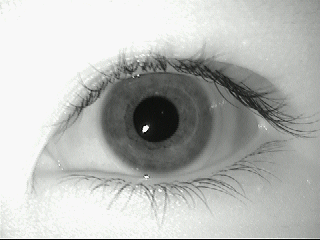
#> input picture P2/entradas/aeval1.bmp, 320 x 240 px; its folder holds only this picture in this run
$ python practica2.py
#> lines starting #> are read from the running program, lines starting #| are printed output that depends on the picture; after the words box and inside, x2 and y2 are one past the last pixel; in counts of white or black regions, pixels touching at a corner belong together
import numpy as np
import cv2 as cv
import os

def detectarPupilaIris(inImage):

    imagen_suavizada = cv.medianBlur(inImage, 5)

    imagen_pupila = cv.cvtColor(inImage, cv.COLOR_GRAY2BGR)
    imagen_iris = cv.cvtColor(inImage, cv.COLOR_GRAY2BGR)


    pupila = cv.HoughCircles(
        imagen_suavizada,
        cv.HOUGH_GRADIENT,
        dp=1,
        minDist=50,
        param1=100,
        param2=30,
        minRadius=15,
        maxRadius=40
    )
#> pupila = [[154.5, 118.5, 23.3]]

    iris = cv.HoughCircles(
        imagen_suavizada,
        cv.HOUGH_GRADIENT,
        dp=1,
        minDist=50,
        param1=100,
        param2=35,
        minRadius=30,
        maxRadius=100
    )
#> iris = [[156.5, 116.5, 56.4]]

    if pupila is not None:
        # Convertir las coordenadas a enteros
        pupila = np.uint16(np.around(pupila))
#> pupila = [[154, 118, 23]]

        # Dibujar los círculos detectados
        for i in pupila[0, :]:
            # Dibujar el contorno del círculo
            cv.circle(imagen_pupila, (i[0], i[1]), i[2], (0, 255, 0), 2)
#> this loop made 1 pass
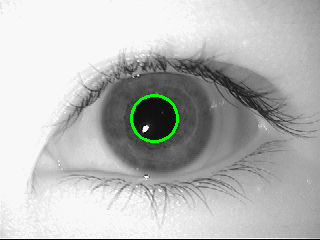
#> imagen_pupila: shape (240, 320, 3); mean B, G, R 184.5, 185.9, 184.5

    if iris is not None:
        # Convertir las coordenadas a enteros
        iris = np.uint16(np.around(iris))
#> iris = [[156, 116, 56]]

        # Dibujar los círculos detectados
        for i in iris[0, :]:
            # Dibujar el contorno del círculo
            cv.circle(imagen_iris, (i[0], i[1]), i[2], (0, 255, 0), 2)
#> this loop made 1 pass
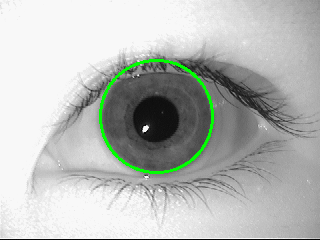
#> imagen_iris: shape (240, 320, 3); mean B, G, R 183.1, 186.7, 183.1

    return imagen_pupila,imagen_iris

def detectarBrillosPupila(inImage):
    cv.GaussianBlur(inImage,(5,5),0)

    contraste = np.array(255/np.log (1 + np.max(inImage))*np.log(1+inImage))
    contraste_pupila = np.logical_not(np.where(contraste > 160, 1, 0)).astype(np.uint8)
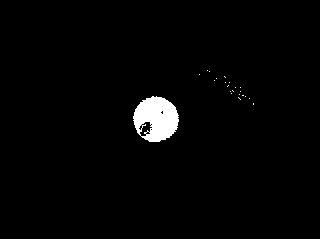
#> contraste_pupila: shape (240, 320); values 0 (black) and 1 (white), 2.4% white; 23 white regions (21 under 20 px)

    contornos_brillos = []
    contornos, _ = cv.findContours(contraste_pupila, cv.RETR_TREE,cv.CHAIN_APPROX_SIMPLE)
#> contornos = 29 contours, 27 with area under 20; largest, box (x1, y1, x2, y2) and area: (133, 96, 179, 142) 1540, (139, 121, 153, 137) 112

    for c in contornos:
        if cv.contourArea(c) < 500:
            cv.drawContours(contraste_pupila,[c], 0, 255, 1)
#> this loop made 29 passes
#> c on passes 1, 2, 3, 4, 5, 8, 10, 13, 14, 15, 16, 17: [[0, 239], [319, 239]], [[253, 103], [253, 104]], [[249, 98]], [[238, 97], [240, 99]], [[245, 96]], [[150, 129], [151, 128], [152, 129], [151, 130]], [[150, 124], [151, 123], [152, 124], [151, 125]], [[242, 95], [243, 95]], [[239, 94]], [[231, 93]], [[240, 91]], [[230, 91]]
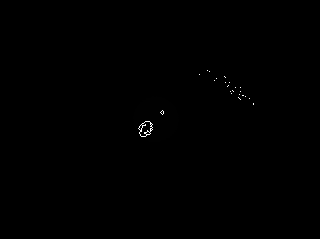
#> contraste_pupila: shape (240, 320); 0.55% of pixels changed, all inside (x1, y1, x2, y2) = (0, 70, 320, 240)

    contornos_brillos.append(contraste_pupila)
    brillos = cv.bitwise_or(contornos_brillos[0], inImage)

    return brillos

def detectarPestañas(inImage):
    # Filtro de contornos por tamaño
    cv.GaussianBlur(inImage, (5, 5), 0)
    canny = cv.Canny(inImage, 50, 150)

    contornos, _ = cv.findContours(canny, cv.RETR_EXTERNAL, cv.CHAIN_APPROX_SIMPLE)
    contornos_pestanas = [c for c in contornos if cv.contourArea(c) < 150]

    pestanas = cv.cvtColor(inImage.copy(),cv.COLOR_GRAY2BGR)
    cv.drawContours(pestanas, contornos_pestanas, -1, (255, 255, 255), 2)

    return pestanas

    # [11 lines of commented-out code are left out]

def detectarEsclerotica(inImage):
    #Umbralización adaptativa
    _, umbral = cv.threshold(inImage,240, 255, cv.THRESH_BINARY + cv.THRESH_OTSU)
#> umbral: shape (240, 320); 72.5% white; 107 black regions (100 under 20 px), largest, box (x1, y1, x2, y2) and area: (63, 53, 318, 196) 20289, (0, 239, 320, 240) 320, (306, 0, 320, 18) 144

    kernel = np.ones((5, 5), np.uint8)
    umbral = cv.morphologyEx(umbral, cv.MORPH_OPEN, kernel, iterations=2)
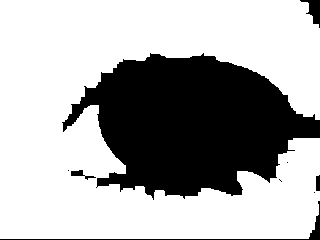
#> umbral: shape (240, 320); 68.2% white; 9 black regions (4 under 20 px)

    contornos, _ = cv.findContours(umbral, cv.RETR_EXTERNAL, cv.CHAIN_APPROX_SIMPLE)
#> contornos = 1 contour; box (x1, y1, x2, y2) and area: (0, 0, 320, 239) 51536
    contornos_filtrados = [contorno for contorno in contornos if cv.contourArea(contorno) > 500]
#> contornos_filtrados has the same summary as contornos

    outImage = inImage.copy()
    cv.drawContours(outImage, contornos_filtrados, -1, (255, 255, 255), 2)
#> outImage: shape (240, 320); min 3, max 255, mean 190

    return outImage

    # [22 lines of commented-out code are left out]


def main():
    images = os.listdir("entradas/")

    for image in images:
        name = os.path.basename(image)

        inImage = cv.imread("entradas/" + name,cv.IMREAD_GRAYSCALE)
        assert inImage is not None, "Error: No se pudo cargar la imágen"


        pupila,iris = detectarPupilaIris(inImage)
        brillos = detectarBrillosPupila(inImage)
        esclerotica = detectarEsclerotica(inImage)
        pestañas = detectarPestañas(inImage)
#> in detectarPestañas, `canny = cv.Canny(inImage, 50, 150)`:
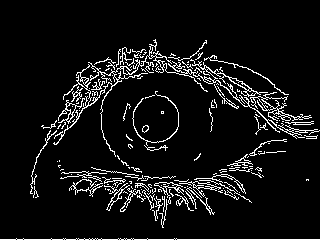
#> canny: shape (240, 320); 7.4% white in thin lines or dots, all inside (x1, y1, x2, y2) = (0, 39, 320, 240)
#> in detectarPestañas, `contornos, _ = cv.findContours(canny, cv.RETR_EXTERNAL, cv.CHAIN_APPRO..`: contornos = 150 contours, 131 with area under 20; largest, box (x1, y1, x2, y2) and area: (53, 39, 320, 157) 651, (250, 92, 312, 121) 202, (58, 98, 85, 124) 124, (154, 182, 184, 198) 114, (179, 181, 221, 197) 114
#> in detectarPestañas, `contornos_pestanas = [c for c in contornos if cv.contourArea(c) < 150]`: contornos_pestanas = 148 contours, 131 with area under 20; largest, box (x1, y1, x2, y2) and area: (58, 98, 85, 124) 124, (154, 182, 184, 198) 114, (179, 181, 221, 197) 114, (104, 183, 130, 211) 90, (194, 174, 246, 194) 64
#> in detectarPestañas, `cv.drawContours(pestanas, contornos_pestanas, -1, (255, 255, 255), 2)`:
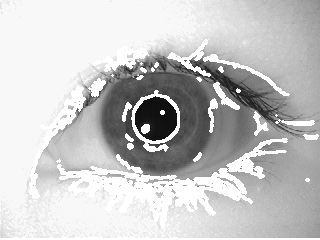
#> pestanas: shape (240, 320, 3); min 13, max 255, mean 197.9

        cv.imwrite("pupila/" + name ,pupila)
        cv.imwrite("iris/" + name ,iris)
        cv.imwrite("esclerotica/" + "esclerotica_" + name ,esclerotica)
        cv.imwrite("brillospupila/" + name ,brillos)
        cv.imwrite("pestanas/" + name, pestañas)

if __name__ == "__main__":
    main()

$ run again, on P2/entradas/chongpkl2.bmp
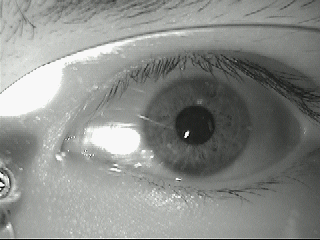
#> input picture P2/entradas/chongpkl2.bmp, 320 x 240 px
#> in detectarPupilaIris, `pupila = cv.HoughCircles( imagen_suavizada, cv.HOUGH_GRADIENT, dp=1, m..`: pupila = [[195.5, 125.5, 20.2]]
#> in detectarPupilaIris, `iris = cv.HoughCircles( imagen_suavizada, cv.HOUGH_GRADIENT, dp=1, min..`: iris = [[199.5, 119.5, 55.4]]
#> in detectarPupilaIris, `pupila = np.uint16(np.around(pupila))`: pupila = [[196, 126, 20]]
#> the loop in detectarPupilaIris, `for i in pupila[0, :]:` made 1 pass
#> in detectarPupilaIris, `iris = np.uint16(np.around(iris))`: iris = [[200, 120, 55]]
#> the loop in detectarPupilaIris, `for i in iris[0, :]:` made 1 pass
#> in detectarBrillosPupila, `contornos, _ = cv.findContours(contraste_pupila, cv.RETR_TREE,cv.CHAIN..`: contornos = 50 contours, all with area under 20
#> the loop in detectarBrillosPupila, `for c in contornos:` made 50 passes
#> c on passes 1, 2, 3, 4, 5, 7, 8, 9: [[0, 239], [319, 239]], [[1, 187], [3, 187]], [[0, 179], [0, 180], [1, 181], [0, 180]], [[1, 172], [2, 173]], [[183, 135]], [[210, 132]], [[204, 132]], [[190, 132]]
#> in detectarEsclerotica, `umbral = cv.morphologyEx(umbral, cv.MORPH_OPEN, kernel, iterations=2)`:
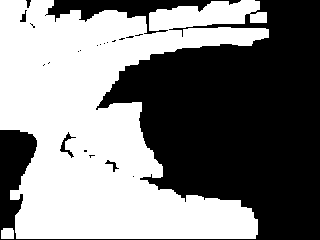
#> umbral: shape (240, 320); 50.8% white; 22 black regions (16 under 20 px)
#> in detectarEsclerotica, `contornos, _ = cv.findContours(umbral, cv.RETR_EXTERNAL, cv.CHAIN_APPR..`: contornos = 2 contours; box (x1, y1, x2, y2) and area: (0, 0, 269, 239) 38271, (1, 228, 14, 239) 115
#> contornos_filtrados = 1 contour; box (x1, y1, x2, y2) and area: (0, 0, 269, 239) 38271
#> outImage: shape (240, 320); min 2, max 255, mean 146.1
#> canny: shape (240, 320); 9.2% white in thin lines or dots
#> in detectarPestañas, `contornos, _ = cv.findContours(canny, cv.RETR_EXTERNAL, cv.CHAIN_APPRO..`: contornos = 269 contours, 248 with area under 20; largest, box (x1, y1, x2, y2) and area: (209, 54, 287, 85) 190, (77, 0, 123, 23) 182, (149, 51, 187, 81) 122, (83, 125, 141, 159) 75, (175, 184, 191, 209) 44
#> contornos_pestanas = 267 contours, 248 with area under 20; largest, box (x1, y1, x2, y2) and area: (149, 51, 187, 81) 122, (83, 125, 141, 159) 75, (175, 184, 191, 209) 44, (272, 83, 320, 115) 40, (55, 152, 69, 161) 40
#> in detectarPestañas, `cv.drawContours(pestanas, contornos_pestanas, -1, (255, 255, 255), 2)`:
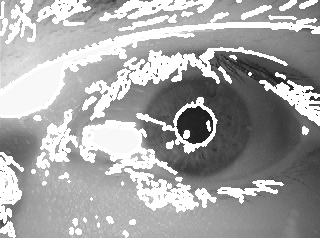
#> pestanas: shape (240, 320, 3); min 22, max 255, mean 166.2

$ run again, on P2/entradas/chongpkr2.bmp
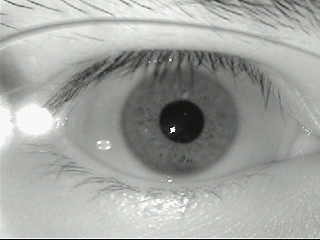
#> input picture P2/entradas/chongpkr2.bmp, 320 x 240 px
#> in detectarPupilaIris, `pupila = cv.HoughCircles( imagen_suavizada, cv.HOUGH_GRADIENT, dp=1, m..`: pupila = [[181.5, 120.5, 22.3]]
#> in detectarPupilaIris, `iris = cv.HoughCircles( imagen_suavizada, cv.HOUGH_GRADIENT, dp=1, min..`: iris = [[179.5, 119.5, 57.4]]
#> in detectarPupilaIris, `pupila = np.uint16(np.around(pupila))`: pupila = [[182, 120, 22]]
#> the loop in detectarPupilaIris, `for i in pupila[0, :]:` made 1 pass
#> in detectarPupilaIris, `iris = np.uint16(np.around(iris))`: iris = [[180, 120, 57]]
#> the loop in detectarPupilaIris, `for i in iris[0, :]:` made 1 pass
#> in detectarBrillosPupila, `contraste_pupila = np.logical_not(np.where(contraste > 160, 1, 0)).ast..`:
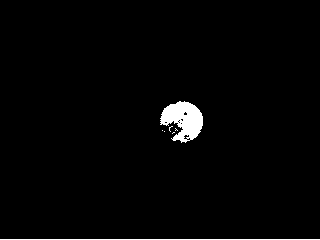
#> contraste_pupila: shape (240, 320); values 0 (black) and 1 (white), 1.9% white; 7 white regions (5 under 20 px)
#> in detectarBrillosPupila, `contornos, _ = cv.findContours(contraste_pupila, cv.RETR_TREE,cv.CHAIN..`: contornos = 16 contours, 15 with area under 20; largest, box (x1, y1, x2, y2) and area: (160, 101, 203, 143) 1074
#> the loop in detectarBrillosPupila, `for c in contornos:` made 16 passes
#> c on passes 1, 2, 3, 4, 10, 11, 13, 14: [[0, 239], [319, 239]], [[173, 132], [172, 133], [173, 132], [174, 132]], [[164, 131]], [[162, 130]], [[180, 123], [181, 122], [182, 123], [181, 124]], [[178, 122], [179, 121], [180, 122], [179, 123]], [[177, 121], [178, 120], [179, 121], [178, 122]], [[178, 120], [179, 119], [180, 120], [179, 121]]
#> in detectarEsclerotica, `contornos, _ = cv.findContours(umbral, cv.RETR_EXTERNAL, cv.CHAIN_APPR..`: contornos = 1 contour; box (x1, y1, x2, y2) and area: (0, 0, 320, 239) 73418
#> contornos_filtrados has the same summary as contornos
#> outImage: shape (240, 320); min 3, max 255, mean 167.3
#> canny: shape (240, 320); 9.3% white in thin lines or dots
#> in detectarPestañas, `contornos, _ = cv.findContours(canny, cv.RETR_EXTERNAL, cv.CHAIN_APPRO..`: contornos = 160 contours, 134 with area under 20; largest, box (x1, y1, x2, y2) and area: (159, 99, 205, 144) 1566, (27, 49, 194, 136) 612, (194, 50, 286, 86) 278, (129, 188, 203, 220) 178, (237, 0, 311, 36) 96
#> contornos_pestanas = 156 contours, 134 with area under 20; largest, box (x1, y1, x2, y2) and area: (237, 0, 311, 36) 96, (176, 0, 246, 24) 88, (243, 4, 295, 30) 64, (31, 0, 64, 13) 59, (129, 0, 158, 14) 55
#> in detectarPestañas, `cv.drawContours(pestanas, contornos_pestanas, -1, (255, 255, 255), 2)`:
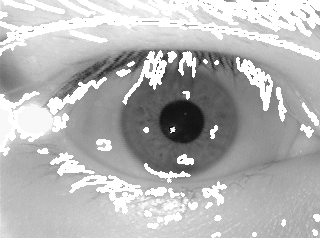
#> pestanas: shape (240, 320, 3); min 3, max 255, mean 181

$ run again, on P2/entradas/kelvinl1.bmp
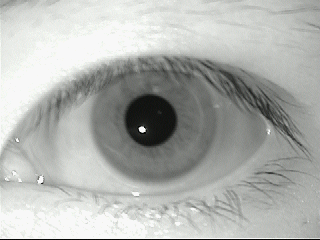
#> input picture P2/entradas/kelvinl1.bmp, 320 x 240 px
#> in detectarPupilaIris, `pupila = cv.HoughCircles( imagen_suavizada, cv.HOUGH_GRADIENT, dp=1, m..`: pupila = [[150.5, 119.5, 26.1]]
#> in detectarPupilaIris, `iris = cv.HoughCircles( imagen_suavizada, cv.HOUGH_GRADIENT, dp=1, min..`: iris = [[154.5, 118.5, 63.9]]
#> in detectarPupilaIris, `pupila = np.uint16(np.around(pupila))`: pupila = [[150, 120, 26]]
#> the loop in detectarPupilaIris, `for i in pupila[0, :]:` made 1 pass
#> in detectarPupilaIris, `iris = np.uint16(np.around(iris))`: iris = [[154, 118, 64]]
#> the loop in detectarPupilaIris, `for i in iris[0, :]:` made 1 pass
#> in detectarBrillosPupila, `contornos, _ = cv.findContours(contraste_pupila, cv.RETR_TREE,cv.CHAIN..`: contornos = 6 contours, 5 with area under 20; largest, box (x1, y1, x2, y2) and area: (126, 96, 176, 146) 1611
#> the loop in detectarBrillosPupila, `for c in contornos:` made 6 passes
#> c on passes 1, 2, 4, 5: [[0, 239], [319, 239]], [[144, 126], [144, 127], [145, 127]], [[139, 137], [140, 136], [141, 137], [140, 138]], [[132, 135], [133, 134], [134, 135], [133, 136]]
#> in detectarEsclerotica, `contornos, _ = cv.findContours(umbral, cv.RETR_EXTERNAL, cv.CHAIN_APPR..`: contornos = 1 contour; box (x1, y1, x2, y2) and area: (0, 0, 320, 239) 45988
#> contornos_filtrados has the same summary as contornos
#> outImage: shape (240, 320); min 2, max 255, mean 183.4
#> canny: shape (240, 320); 7.5% white in thin lines or dots
#> in detectarPestañas, `contornos, _ = cv.findContours(canny, cv.RETR_EXTERNAL, cv.CHAIN_APPRO..`: contornos = 105 contours, 83 with area under 20; largest, box (x1, y1, x2, y2) and area: (124, 93, 178, 147) 2180, (100, 43, 186, 77) 308, (198, 188, 241, 221) 302, (170, 55, 245, 115) 158, (75, 189, 141, 221) 114
#> contornos_pestanas = 101 contours, 83 with area under 20; largest, box (x1, y1, x2, y2) and area: (75, 189, 141, 221) 114, (245, 88, 310, 155) 82, (169, 199, 215, 234) 66, (219, 69, 256, 115) 58, (238, 178, 288, 203) 57
#> in detectarPestañas, `cv.drawContours(pestanas, contornos_pestanas, -1, (255, 255, 255), 2)`:
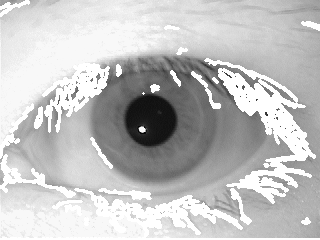
#> pestanas: shape (240, 320, 3); min 3, max 255, mean 193.2
